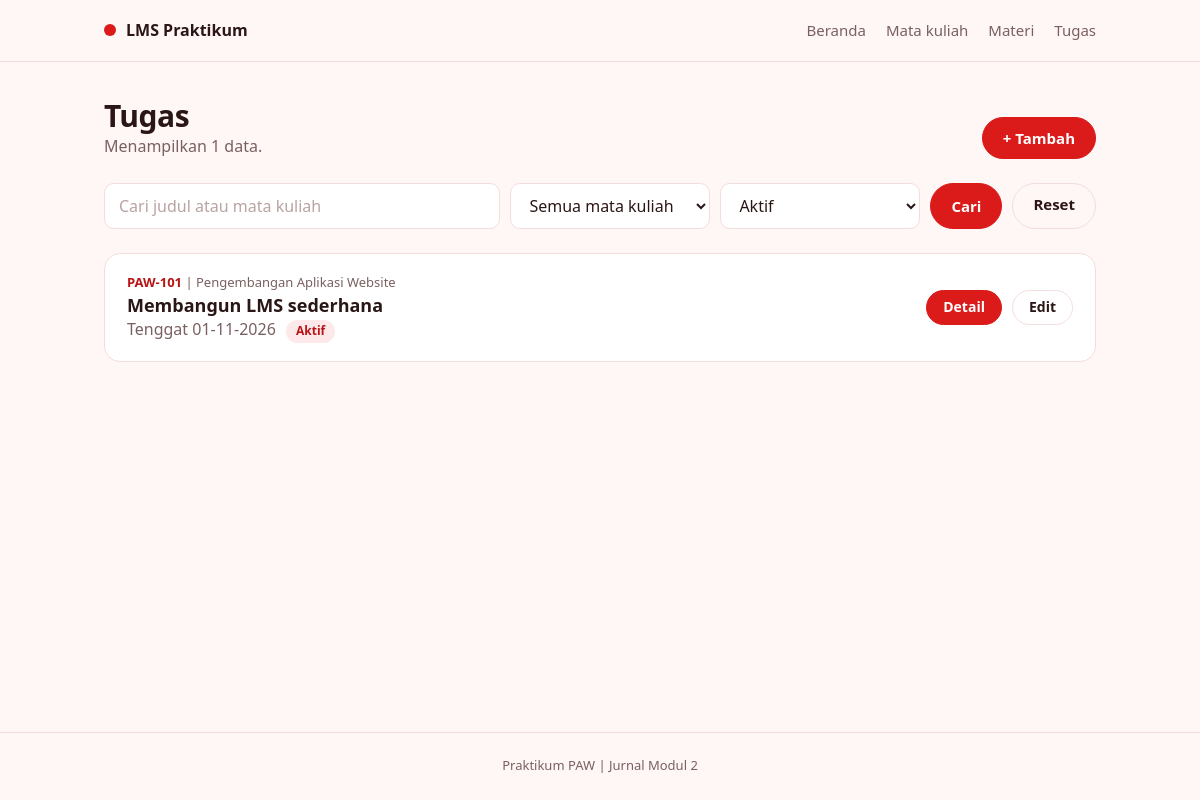
Page /tugas.php?status=Aktif on the committed database.
### tables this page shows
CREATE TABLE IF NOT EXISTS tugas (
    id INT UNSIGNED AUTO_INCREMENT PRIMARY KEY,
    mata_kuliah_id INT UNSIGNED NOT NULL,
    judul VARCHAR(150) NOT NULL,
    instruksi TEXT NOT NULL,
    tenggat DATE NOT NULL,
    status VARCHAR(20) NOT NULL,
    FOREIGN KEY (mata_kuliah_id) REFERENCES mata_kuliah (id) ON DELETE RESTRICT
);

CREATE TABLE IF NOT EXISTS mata_kuliah (
    id INT UNSIGNED AUTO_INCREMENT PRIMARY KEY,
    kode VARCHAR(20) NOT NULL UNIQUE,
    nama VARCHAR(100) NOT NULL,
    dosen VARCHAR(100) NOT NULL,
    semester TINYINT UNSIGNED NOT NULL
);

### functions.php (called while the page is built, shortened)
<?php
$pilihan_status = ['Draf', 'Aktif', 'Selesai'];
function h($teks)
{
    return htmlspecialchars((string) $teks, ENT_QUOTES, 'UTF-8');
}
function input($sumber, $nama)
{
    if (isset($sumber[$nama]) && is_string($sumber[$nama])) {
        return trim($sumber[$nama]);
    }
    return '';
}

### tugas.php (the view, shortened to what this page needs)
<?php
require 'functions.php';
require 'connect.php';
$aksi = input($_GET, 'aksi');
if (!in_array($aksi, ['tambah', 'detail', 'edit', 'hapus'], true)) {
    $aksi = 'daftar';
}
if ($aksi === 'daftar') {
    $search = input($_GET, 'search');
    $status = input($_GET, 'status');
    $sql = 'SELECT tugas.*,
               mata_kuliah.kode AS kode_mk,
               mata_kuliah.nama AS nama_mk
        FROM tugas
        JOIN mata_kuliah ON mata_kuliah.id = tugas.mata_kuliah_id';
        $where = [];
        $params = [];
        if ($status !== '') {
            $where[] = 'tugas.status = ?';
            $params[] = $status;
        }
        if (count($where) > 0) {
            $sql .= ' WHERE ' . implode(' AND ', $where);
        }
        $sql .= ' ORDER BY tugas.tenggat ASC';
        $stmt = $conn->prepare($sql);
        $stmt->execute($params);
        $daftar_tugas = $stmt->get_result()->fetch_all(MYSQLI_ASSOC);
        }
require 'header.php';
?>
<?php if ($aksi === 'daftar'): ?>
    <div class="page-head">
        <div>
            <h1>Tugas</h1>
            <p class="muted">Menampilkan <?= count($daftar_tugas) ?> data.</p>
        </div>
        <a class="btn" href="tugas.php?aksi=tambah">+ Tambah</a>
    </div>
    <form class="toolbar" method="get" action="tugas.php">
        <input type="text" name="search" placeholder="Cari judul atau mata kuliah" value="<?= h($search) ?>">
        <select name="mata_kuliah_id">
            <option value="">Semua mata kuliah</option>
        </select>
        <select name="status">
            <?php foreach ($pilihan_status as $pilihan): ?>
                <option value="<?= h($pilihan) ?>" <?= $pilihan === $status ? 'selected' : '' ?>><?= h($pilihan) ?></option>
            <?php endforeach ?>
        </select>
        <button class="btn" type="submit">Cari</button>
        <a class="btn btn-ghost" href="tugas.php">Reset</a>
    </form>
    <?php if (count($daftar_tugas) === 0): ?>
        <p class="empty">Data tidak ditemukan.</p>
    <?php else: ?>
        <div class="card list">
            <?php foreach ($daftar_tugas as $baris): ?>
                <div class="list-item">
                    <div>
                        <p class="kicker"><span class="code"><?= h($baris['kode_mk']) ?></span> | <?= h($baris['nama_mk']) ?></p>
                        <h2><?= h($baris['judul']) ?></h2>
                        <p class="muted">Tenggat <?= date('d-m-Y', strtotime($baris['tenggat'])) ?> <span class="badge"><?= h($baris['status']) ?></span></p>
                    </div>
                    <div class="actions">
                        <a class="btn btn-sm" href="tugas.php?aksi=detail&id=<?= (int) $baris['id'] ?>">Detail</a>
                        <a class="btn btn-sm btn-ghost" href="tugas.php?aksi=edit&id=<?= (int) $baris['id'] ?>">Edit</a>
                    </div>
                </div>
            <?php endforeach ?>
        </div>
    <?php endif ?>
<?php endif ?>
<?php require 'footer.php'; ?>

### styles.css (style rules this page uses)
:root { --merah: #DB1A1A; --merah-tua: #B91414; --latar: #FFF6F6; --putih: #FFFFFF; --merah-muda: #FDE9E9; --garis: #F4DDDD; --teks: #2B1616; --teks-pudar: #7A6060; }
* { box-sizing: border-box; }
body { margin: 0; background: var(--latar); color: var(--teks); font: 16px/1.55 system-ui, -apple-system, "Segoe UI", Roboto, Arial, sans-serif; }
h1, h2, p, dl, dd { margin: 0; }
h1 { font-size: 30px; line-height: 1.2; letter-spacing: -0.5px; overflow-wrap: anywhere; }
h2 { font-size: 18px; line-height: 1.3; overflow-wrap: anywhere; }
.muted { color: var(--teks-pudar); }
.btn { display: inline-block; padding: 11px 20px; border: 1px solid var(--merah); border-radius: 999px; background: var(--merah); color: #fff; font: inherit; font-size: 15px; font-weight: 600; line-height: 1.2; text-align: center; text-decoration: none; cursor: pointer; }
.btn-sm { padding: 8px 16px; font-size: 14px; }
.btn-ghost { background: transparent; border-color: var(--garis); color: var(--teks); }
.actions { display: flex; flex-wrap: wrap; gap: 10px; margin-top: 24px; }
input, select, textarea { width: 100%; height: 46px; padding: 0 14px; border: 1px solid var(--garis); border-radius: 10px; background: var(--putih); color: var(--teks); font: inherit; }
input::placeholder { color: #B9A3A3; }
.toolbar { display: flex; gap: 10px; margin: 24px 0; }
.toolbar input { flex: 1; }
.toolbar select { width: 200px; }
.card { background: var(--putih); border: 1px solid var(--garis); border-radius: 16px; }
.page-head { display: flex; align-items: flex-end; justify-content: space-between; gap: 16px; }
.list { margin-top: 16px; overflow: hidden; }
.list-item { display: flex; align-items: center; justify-content: space-between; gap: 16px; padding: 18px 22px; color: var(--teks); text-decoration: none; }
.list-item .actions { flex: none; margin-top: 0; }
.list-item .muted { overflow-wrap: anywhere; }
.kicker { margin-bottom: 2px; color: var(--teks-pudar); font-size: 13px; overflow-wrap: anywhere; }
.code { color: var(--merah-tua); font-weight: 600; }
.badge { display: inline-block; margin-left: 6px; padding: 2px 10px; border-radius: 999px; background: var(--merah-muda); color: var(--merah-tua); font-size: 12px; font-weight: 600; }

### rows in the picture
tugas: mata_kuliah.kode "PAW-101", mata_kuliah.nama "Pengembangan Aplikasi Website", judul "Membangun LMS sederhana", tenggat "01-11-2026", status "Aktif"

### other values in the picture
count($daftar_tugas) "1"
form field status "Aktif"
